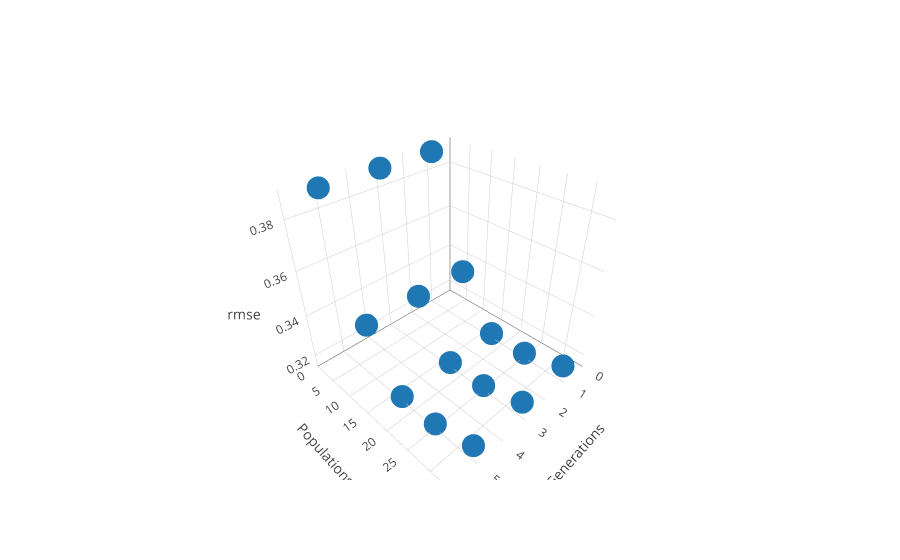

Notebook code cell kept with this figure:
### Code cell
plot_3d_profile(gens, pops, residuals, dataset='dev', metric='rmse')

### Figure 1 — Plotly figure (JSON) as saved in the notebook; plotly's stock layout.template omitted (floating-point values rounded to 4 significant figures)
{"data": [{"mode": "markers", "type": "scatter3d", "x": [1, 3, 5, 1, 3, 5, 1, 3, 5, 1, 3, 5, 1, 3, 5], "y": [1, 1, 1, 9, 9, 9, 17, 17, 17, 25, 25, 25, 33, 33, 33], "z": [0.388, 0.388, 0.388, 0.3401, 0.3401, 0.3401, 0.316, 0.316, 0.316, 0.3163, 0.3163, 0.3163, 0.3215, 0.3215, 0.3215]}], "layout": {"scene": {"xaxis": {"range": [0, 6], "title": "Generations"}, "yaxis": {"range": [0, 34], "title": "Populations"}, "zaxis": {"title": "rmse"}}}}
